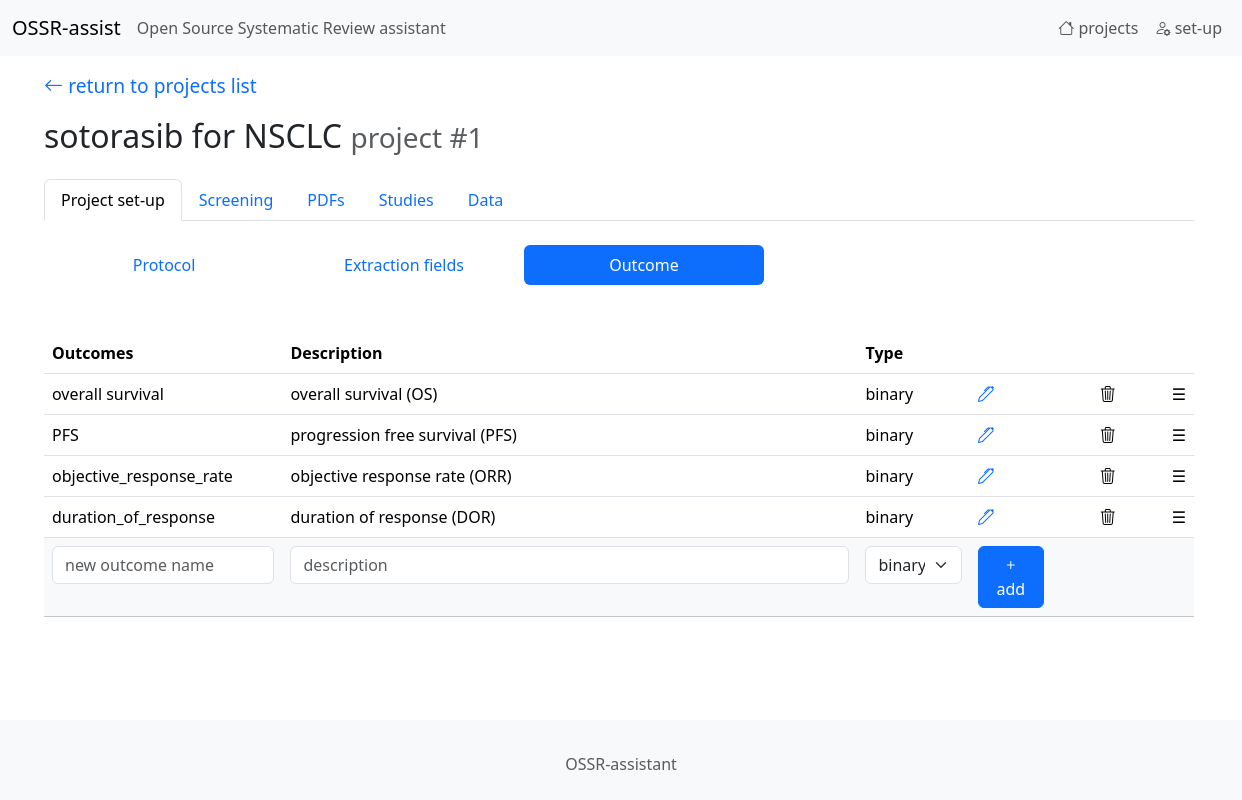
Before: /outcomes/setup/1 with the older database file.
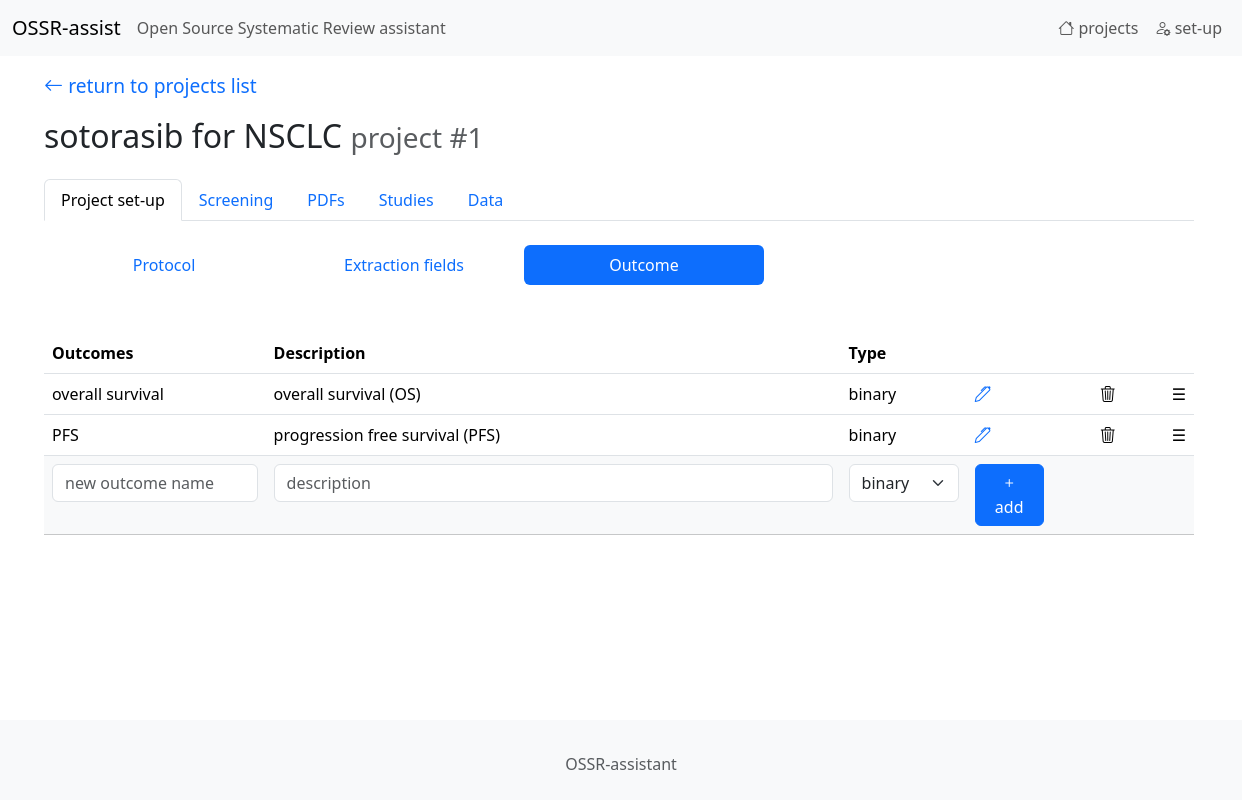
After: the same page with the newer database file.
### tables this page shows
CREATE TABLE "projects"
(
    id                   integer
        constraint projects_pk
            primary key autoincrement,
    name                 TEXT,
    green_words          TEXT default "",
    red_words            TEXT default "",
    eligibility_criteria TEXT default "",
    type_of_study        INT  default 0
, prompt_selection_user TEXT default "", prompt_selection_system TEXT);

CREATE TABLE "outcomes"
(
    id          integer
        constraint outcomes_pk
            primary key,
    name        TEXT,
    description TEXT,
    type        integer default 0,
    project     integer
, sort_order integer default 0);

### app.py (the view)
@app.route('/outcomes/setup/<int:project_id>')
def endpoint_outcomes_setup(project_id):
    return outcomes_setup(project_id)

### outcomes.py (called while the page is built)
def outcomes_setup(project_id):
    project_name,_, eligibility_criteria_empty = get_project_name(project_id)
    sql = "SELECT * FROM outcomes WHERE project=? ORDER BY sort_order, name"
    outcomes = sql_select_fetchall(sql, (project_id,))
    extraction_fields_list_empty = is_extraction_fields_list_empty(project_id)
    return render_template('project_setup_outcomes.html', project_id=project_id,
                           extraction_fields_list_empty=extraction_fields_list_empty,
                           project_name=project_name, eligibility_criteria_empty=eligibility_criteria_empty,
                           outcomes=outcomes, OUTCOMES_TYPES=OUTCOMES_TYPES)

### utils.py (called while the page is built)
def get_db_connection():
    conn = sqlite3.connect(DB_PATH)
    conn.row_factory = sqlite3.Row
    return conn

def sql_select_fetchone(sql, parameters):
    with get_db_connection() as con:
        cur = con.cursor()
        res = cur.execute(sql, parameters)
        r = res.fetchone()
    return r

def sql_select_fetchall(sql, parameters):
    con = sqlite3.connect(DB_PATH)
    con.row_factory = sqlite3.Row
    cur = con.cursor()
    res = cur.execute(sql, parameters)
    rows = res.fetchall()
    columns = [column[0] for column in cur.description]
    result = [dict(zip(columns, row)) for row in rows]
    cur.close()
    con.close()
    return result

def get_project_name(project_id):
    sql = "SELECT name, type_of_study, eligibility_criteria FROM projects WHERE id=?"
    r = sql_select_fetchone(sql, (project_id,))
    project_name = r['name']
    study_type = r['type_of_study']
    eligibility_criteria_empty = (r['eligibility_criteria'] is None or r['eligibility_criteria'].strip() == "")
    return project_name, study_type, eligibility_criteria_empty

def is_extraction_fields_list_empty(project_id):
    sql = "SELECT COUNT(*) FROM study_fields WHERE project=?"
    parameters = (project_id,)
    return sql_select_fetchone(sql, parameters)['COUNT(*)'] == 0

### templates/project_setup_outcomes.html (shortened to what this page needs)
{% extends 'base.html' %}
{%  block content %}
    {%  set page = 'setup' %}
    {% include '_navbar1.html' %}
    <div class="mb-5">
        <ul class="nav nav-pills">
            <li class="nav-item">
                <a class="nav-link " href="/project/edit/{{ project_id }}"
                   style="width: 15rem; text-align: center;">
                    Protocol
                 </a>
            </li>
            <li class="nav-item">
                <a class="nav-link" href="/project/update_fields/{{ project_id }}"
                   style="width: 15rem; text-align: center;">
                    Extraction fields
                   </a>
            </li>
            <li class="nav-item">
                <a class="nav-link active" href="/outcomes/setup/{{ project_id }}"
                   style="width: 15rem; text-align: center;">
                    Outcome
                  </a>
            </li>
        </ul>
    </div>
<table class="table table-condensed table-hover mt-3" style="width: auto;">
<thead>
    <tr>
        <th>Outcomes</th>
        <th style="width: 50%;">Description</th>
        <th>Type</th>
        <th></th>
        <th></th>
        <th></th>
    </tr>
</thead>
    <tbody hx-confirm="You are about to delete an outcome. Are you sure?" hx-target="closest tr" hx-swap="outerHTML swap:1s" id="sortable-table">
    {%  for f in outcomes %}
        <tr data-id="{{ f['id'] }}" >
        <td>{{ f["name"] }}</td>
        <td>{{ f["description"] }}</td>
            <td>
                {{ OUTCOMES_TYPES[f["type"]] }}
            </td>
        <td>
            <a href="/outcomes/edit/{{ f["id"] }}/{{ project_id }}"><i class="bi bi-pen"></i></a>
        </td>
        <td style="padding-left: 3em">
            <a hx-delete="/outcomes/delete/{{ f["id"] }}"><i class="bi bi-trash3"></i></a>
        </td>
        <td class="drag-handle" style="padding-left: 3em">☰</td>
        </tr>
    {%  endfor %}
    <tr class="table-light">
        <form action="/outcomes/add/{{ project_id }}" method="post">
        <td>
            <input type="text" class="form-control" placeholder="new outcome name" id="name" name="name" />
        </td>
        <td>
            <input type="text" class="form-control" placeholder="description" id="type" name="description" />
        </td>
        <td>
            <select class="form-select" id="type" name="type" >
                <option value="1">{{ OUTCOMES_TYPES[1] }}</option>
            </select>
        </td>
        <td>
            <button type="submit" class="btn btn-primary"><i class="bi bi-plus"></i> add</button>
        </td>
        <td></td>
        <td></td>
        </form>
    </tr>
    </tbody>
</table>
{%  endblock %}

### templates/base.html (shortened to what this page needs)
<!DOCTYPE html>
<html lang="en" class="min-vh-100">
<head>
    <link rel="stylesheet" href="{{ url_for('static',filename='ccs1.css') }}">
    <link href="https://cdn.jsdelivr.net/npm/bootstrap@5.3.5/dist/css/bootstrap.min.css" rel="stylesheet">
    <link rel="stylesheet" href="https://cdn.jsdelivr.net/npm/bootstrap-icons@1.11.3/font/bootstrap-icons.min.css">
</head>
<body class="d-flex flex-column min-vh-100">
<nav class="navbar navbar-expand-lg bg-body-tertiary">
  <div class="container-fluid">
    <a class="navbar-brand" href="{{ url_for('endpoint_home')}}">OSSR-assist </a>
      <span class="navbar-text">Open Source Systematic Review assistant</span>
    <div class="collapse navbar-collapse" id="navbarSupportedContent">
      <ul class="navbar-nav navbar-right mb-2 mb-lg-0">
            <li class="nav-item">
                <a class="nav-link " aria-current="page" href="{{ url_for('endpoint_home')}}"><i class="bi bi-house"></i> projects</a>
            </li>
            <li class="nav-item">
                <a href="/setup" class="nav-link " >
                    <i class="bi bi-person-gear"></i> set-up
                </a>
            </li>
      </ul>
    </div>
  </div>
</nav>
<div class="container-fluid flex-grow-1" style="margin-left: 2em; padding-right: 5em; margin-right: 5em;" role="alert">
{%  block content %}{% endblock %}
</div>
<br/><br/>
<footer class="footer mt-auto py-4 bg-light" >
    <div class="container">
        <div class="row">
            <div class="col text-center">
                <p class="mt-2 mb-0 text-muted">OSSR-assistant</p>
            </div>
        </div>
    </div>
</footer>
</body>
</html>

### templates/_navbar1.html (shortened to what this page needs)
<p class="mt-3 mb-3">
    <a href="{{ url_for('endpoint_home')}}" class="return_arrow">
    <i class="bi bi-arrow-left"></i> return to projects list
    </a>
</p>
<h2>
    {{ project_name }}
    <small class="text-body-secondary">project #{{ project_id }}</small>
</h2>
<ul class="nav nav-tabs mb-4 mt-4">
  <li class="nav-item">
    <a class="nav-link {% if page=='setup' %}active{% endif %}" href="/project/edit/{{ project_id }}">
        Project set-up
    </a>
  </li>
  <li class="nav-item">
    <a class="nav-link {% if page=='screening' %}active{% endif %}" href="/records/list/{{ project_id }}/1">Screening</a>
  </li>
  <li class="nav-item">
    <a class="nav-link {% if page=='pdf' %}active{% endif %}" href="/pdfs/list/{{ project_id }}">PDFs</a>
  </li>
  <li class="nav-item">
    <a class="nav-link {% if page=='studies' %}active{% endif %}" href="/studies/list/{{ project_id }}">Studies</a>
  </li>
  <li class="nav-item">
    <a class="nav-link {% if page=='data' %}active{% endif %}" href="/data/list1/{{ project_id }}">Data</a>
  </li>
</ul>

### static/ccs1.css (style rules this page uses)
a { text-decoration: none; }
.return_arrow { font-size: 1.2em; text-decoration: none; }

### templates/project_setup_outcomes.html (style rules this page uses)
.drag-handle { cursor: move; padding: 5px; }
tbody tr { transition: all .3s ease; }

Changed rows visible on the page:
removed outcomes: name "objective_response_rate", description "objective response rate (ORR)", type "binary"
removed outcomes: name "duration_of_response", description "duration of response (DOR)", type "binary"
